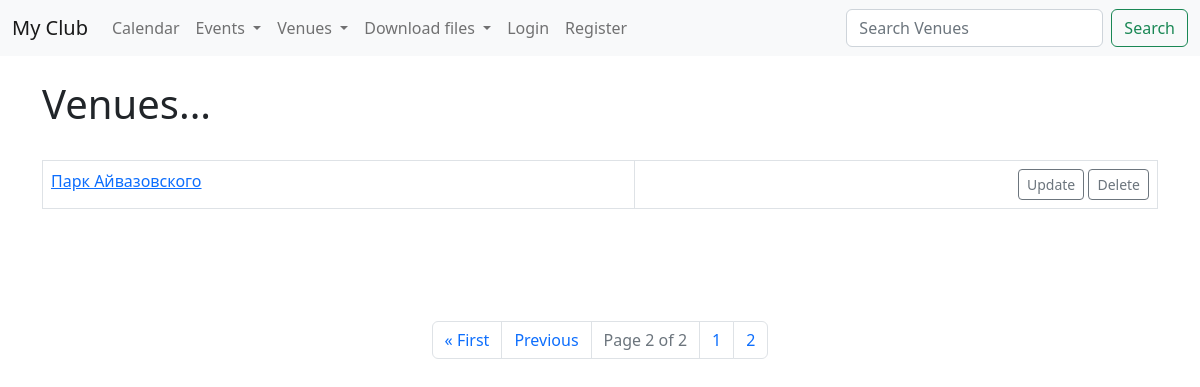
Before: /list_venue?page=3 with the older database file.
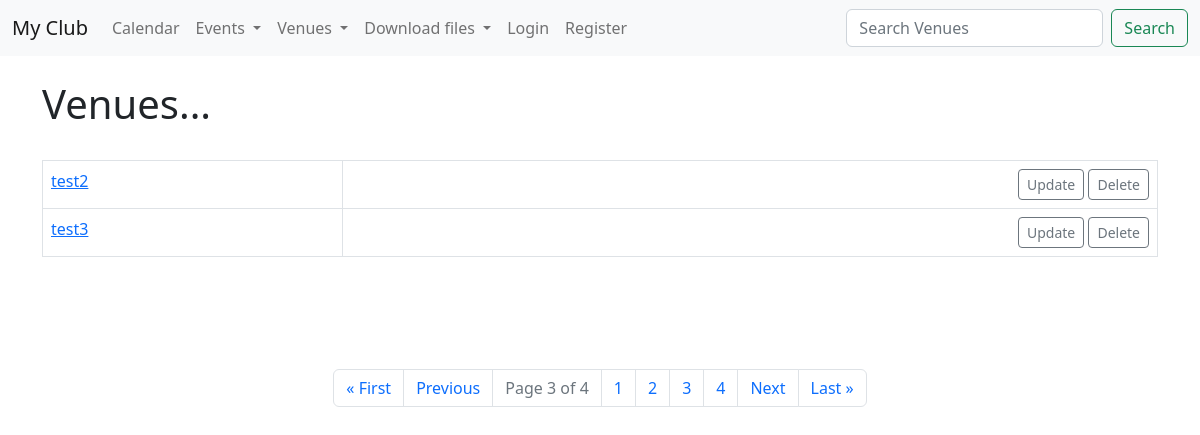
After: the same page with the newer database file.
### events/models.py (models this page shows)
class Venue(models.Model):
    name = models.CharField('Venue Name', max_length=120)
    address = models.CharField(max_length=300)
    zip_code = models.CharField('ZIp code', max_length=15)
    phone = models.CharField('Contact Phone', max_length=25, blank=True)
    web = models.URLField('Website Address', blank=True)
    email_address = models.EmailField('Email Address', blank=True)
    def __str__(self):
        return self.name

### events/views.py (the view)
# urls.py: path('list_venue', views.list_venues, name='list-venues'),
def list_venues(request):
    venue_list = Venue.objects.all()
    p = Paginator(Venue.objects.all(), 2)
    page = request.GET.get('page')
    venues = p.get_page(page)
    nums = "a" * venues.paginator.num_pages
    return render(request, 'events/venue.html', {'venue_list': venue_list, 'venues': venues, 'nums': nums})

### events/templates/events/venue.html
{% extends 'events/base.html' %}
{% block content %}
    <h1>Venues...</h1>
    <br>
    <table class="table table-bordered table-hover">
      {% for venue in venues %}
          <tr>
              <td><a href="{% url 'show-venue' venue.id %}"> {{ venue }} </a></td>
              <td align="right"><a href="{% url 'update-venue' venue.id %}" class="btn btn-outline-secondary btn-sm"> Update </a>
                <a href="{% url 'delete-venue' venue.id %}" class="btn btn-outline-secondary btn-sm"> Delete </a>
              </td>
          </tr>
      {% endfor %}
    </table>
    <br><br><br>
    <br>
<nav aria-label="Page navigation example">
  <ul class="pagination justify-content-center">
{% if venues.has_previous %}
    <li class="page-item"><a class="page-link" href="?page=1">&laquo First</a></li>
    <li class="page-item"><a class="page-link" href="?page={{ venues.previous_page_number }}">Previous</a></li>
{% endif %}
<li class="page-item disabled"><a href="#" class="page-link">Page {{ venues.number }} of {{ venues.paginator.num_pages }}</a></li>
{% for i in nums %}
  <li class="page-item"><a class="page-link" href="?page={{ forloop.counter}}"> {{ forloop.counter }}
{% endfor %}
{% if venues.has_next %}
    <li class="page-item"><a class="page-link" href="?page={{ venues.next_page_number }}"> Next</a></li>
    <li class="page-item"><a class="page-link" href="?page={{ venues.paginator.num_pages }}"> Last &raquo</a></li>
{% endif %}
</ul>
</nav>
<br>
{% endblock %}

Changed rows visible on the page:
no longer on this page (row unchanged): Venue: name "Парк Айвазовского"
added Venue: name "test2"
added Venue: name "test3"
Other visible differences:
{{ venues.number }}: "2" → "3"
{{ venues.paginator.num_pages }}: "2" → "4"
new list line: "3"
new list line: "4"
text now shown: "Next Last »"
